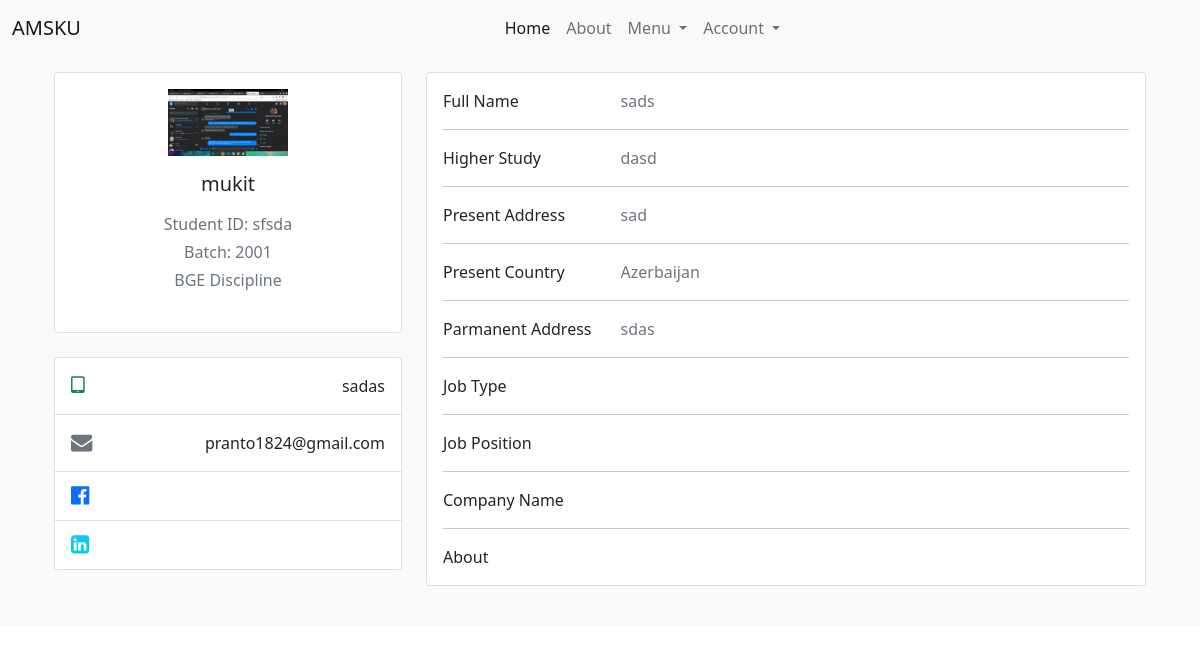
Page /profile/1/ on the earlier database version.
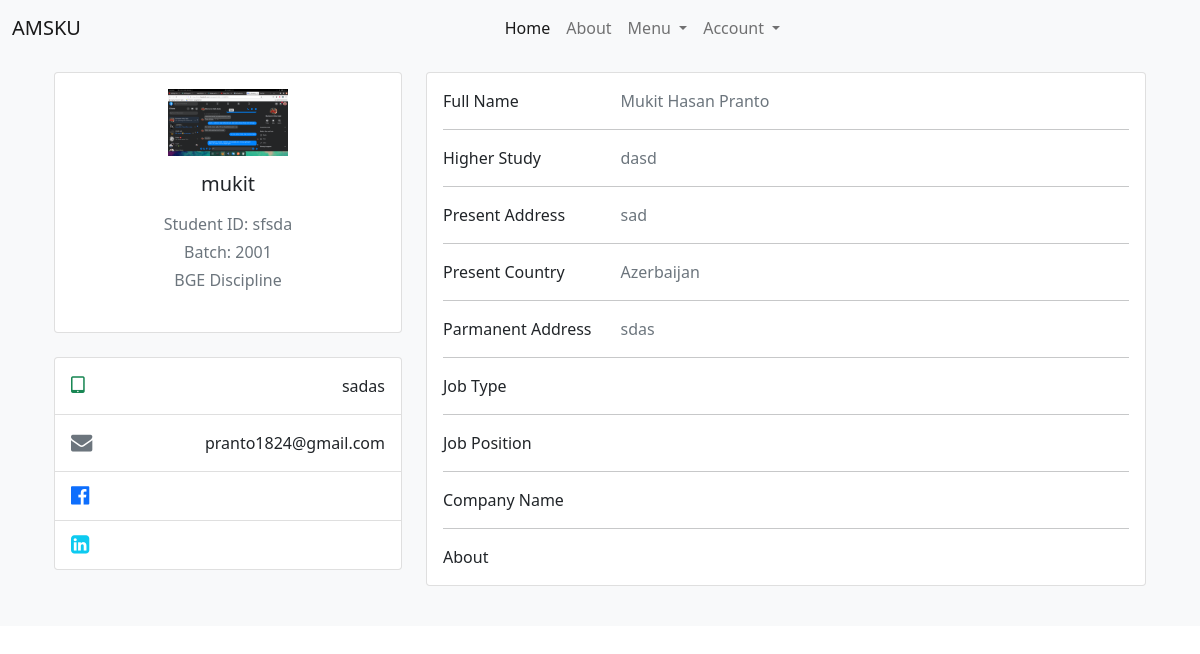
Same page on the later database version.
### home/models.py (models this page shows, shortened)
class Alumni_Profile(models.Model):
    discipline_list = ['Architecture','CSE','ECE','Math','URP','Physics','Chemistry','Stat','Pharmacy','BGE','FWT','FMRT','Agrotechnology','ES','SWE','BAD','HRM','DP','PM','DS','History','English','Bangla','IER','Sculpture','Econ','Sociology','MCJ','Law']
    Discipline_Choices = []
    for x in discipline_list:
        Discipline_Choices.append((x,x))
    Id_Choices = []
    for x in range(1,51):
        Id_Choices.append((str(x),str(x)))
    Batch_Choices = []
    for x in range(1991,2019):
        Batch_Choices.append((str(x),str(x)))
    job_list=['Agriculture','Architecture and Construction','Business Management and Administration','Education','Finance','Food','Government and Public Administration','Health Science','Human Services','Law, Public Safety, Corrections and Security','Manufacturing','Marketing, Sales and Service','Natural Resources','Science, Technology and Engineering','Other']
    Job_Choices = []
    for x in job_list:
        Job_Choices.append((x,x))
    country_list = ["Afghanistan","Albania","Algeria","Andorra","Angola","Anguilla","Antigua &amp; Barbuda","Argentina","Armenia","Aruba","Australia","Austria","Azerbaijan","Bahamas","Bahrain","Bangladesh","Barbados","Belarus","Belgium","Belize","Benin","Bermuda","Bhutan","Bolivia","Bosnia &amp; Herzegovina","Botswana","Brazil","British Virgin Islands","Brunei","Bulgaria","Burkina Faso","Burundi","Cambodia","Cameroon","Cape Verde","Cayman Islands","Chad","Chile","China","Colombia","Congo","Cook Islands","Costa Rica","Cote D Ivoire","Croatia","Cruise Ship","Cuba","Cyprus","Czech Republic","Denmark","Djibouti","Dominica","Dominican Republic","Ecuador","Egypt","El Salvador","Equatorial Guinea","Estonia","Ethiopia","Falkland Islands","Faroe Islands","Fiji","Finland","France","French Polynesia","French West Indies","Gabon","Gambia","Georgia","Germany","Ghana","Gibraltar","Greece","Greenland","Grenada","Guam","Guatemala","Guernsey","Guinea","Guinea Bissau","Guyana","Haiti","Honduras","Hong Kong","Hungary","Iceland","India","Indonesia","Iran","Iraq","Ireland","Isle of Man","Israel","Italy","Jamaica","Japan","Jersey","Jordan","Kazakhstan","Kenya","Kuwait","Kyrgyz Republic","Laos","Latvia","Lebanon","Lesotho","Liberia","Libya","Liechtenstein","Lithuania","Luxembourg","Macau","Macedonia","Madagascar","Malawi","Malaysia","Maldives","Mali","Malta","Mauritania","Mauritius","Mexico","Moldova","Monaco","Mongolia","Montenegro","Montserrat","Morocco","Mozambique","Namibia","Nepal","Netherlands","Netherlands Antilles","New Caledonia","New Zealand","Nicaragua","Niger","Nigeria","Norway","Oman","Pakistan","Palestine","Panama","Papua New Guinea","Paraguay","Peru","Philippines","Poland","Portugal","Puerto Rico","Qatar","Reunion","Romania","Russia","Rwanda","Saint Pierre &amp; Miquelon","Samoa","San Marino","Satellite","Saudi Arabia","Senegal","Serbia","Seychelles","Sierra Leone","Singapore","Slovakia","Slovenia","South Africa","South Korea","Spain","Sri Lanka","St Kitts &amp; Nevis","St Lucia","St Vincent","St. Lucia","Sudan","Suriname","Swaziland","Sweden","Switzerland","Syria","Taiwan","Tajikistan","Tanzania","Thailand","Timor L'Este","Togo","Tonga","Trinidad &amp; Tobago","Tunisia","Turkey","Turkmenistan","Turks &amp; Caicos","Uganda","Ukraine","United Arab Emirates","United Kingdom","Uruguay","Uzbekistan","Venezuela","Vietnam","Virgin Islands (US)","Yemen","Zambia","Zimbabwe"]
    Country_Choices = []
    for x in country_list:
        Country_Choices.append((x,x))
    full_name = models.CharField(max_length=255)
    image = models.FileField(upload_to='profile_pic/')
    certificate = models.FileField(upload_to='certificate/')
    discipline = models.CharField(max_length=255,choices=Discipline_Choices)
    student_id = models.CharField(max_length=10)
    batch = models.CharField(max_length=50,choices=Batch_Choices)
    job_type = models.CharField(max_length=50,blank=True)
    job_position = models.CharField(max_length=60,blank=True)
    company_name = models.CharField(max_length=60,blank=True)
    higher_study = models.CharField(max_length=60)
    present_address = models.CharField(max_length=60)
    present_country = models.CharField(max_length=60,choices=Country_Choices)
    parmanent_address = models.CharField(max_length=60)
    mobile = models.CharField(max_length=60)
    facebook = models.URLField(max_length=60,blank=True)
    linkdin = models.URLField(max_length=60,blank=True)
    about_me = models.TextField()
    is_verified = models.BooleanField(default=False)
    user = models.OneToOneField(settings.AUTH_USER_MODEL, on_delete=models.CASCADE,related_name="alumni_profile")

### home/views.py (the view)
# urls.py: path('profile/<int:id>/',profile_view, name='profile_view'),
def profile_view(request, id):
    profile_data = []
    try:
        profile_data = Alumni_Profile.objects.get(user=id)
    except:
        if request.user.id == id:
            return redirect('home:create_profile', id)
        else:
            pass
    context = {
        'profile': profile_data,
    }
    return render(request, "home/profile_view.html",context)

### templates/home/profile_view.html (shortened to what the changed rows need)
{% extends 'base.html' %}
{% block content %}
<section class='profile_view'>
    <div class="container py-3">
      <div class="row">
        <div class="col-lg-4">
          <div class="card mb-4">
            <div class="card-body text-center">
              <img src={{profile.image.url}} alt="profile_picture"
                class="img-fluid" style="width: 120px;">
              <h5 class="my-3">{{profile.user}}</h5>
              <p class="text-muted mb-1">Student ID: {{profile.student_id}}</p>
              <p class="text-muted mb-1">Batch: {{profile.batch}}</p>
              <p class="text-muted mb-4">{{profile.discipline}} Discipline</p>
            </div>
          </div>
          <div class="card mb-4 mb-lg-0">
            <div class="card-body p-0">
              <ul class="list-group list-group-flush rounded-3">
                <li class="list-group-item d-flex justify-content-between align-items-center p-3">
                  <i class="fa fa-tablet fa-lg text-success"></i>
                  <p class="mb-0">{{profile.mobile}}</p>
                </li>
                <li class="list-group-item d-flex justify-content-between align-items-center p-3">
                  <i class="fa fa-envelope fa-lg text-secondary"></i>
                  <p class="mb-0">{{profile.user.email}}</p>
                </li>
              </ul>
            </div>
          </div>
        </div>
        <div class="col-lg-8">
          <div class="card mb-4">
            <div class="card-body">
              <div class="row">
                <div class="col-sm-9">
                  <p class="text-muted mb-0">{{profile.full_name}}</p>
                </div>
              </div>
              <div class="row">
                <div class="col-sm-9">
                  <p class="text-muted mb-0">{{profile.higher_study}}</p>
                </div>
              </div>
              <div class="row">
                <div class="col-sm-9">
                  <p class="text-muted mb-0">{{profile.present_address}}</p>
                </div>
              </div>
              <div class="row">
                <div class="col-sm-9">
                  <p class="text-muted mb-0">{{profile.present_country}}</p>
                </div>
              </div>
              <div class="row">
                <div class="col-sm-9">
                  <p class="text-muted mb-0">{{profile.parmanent_address}}</p>
                </div>
              </div>
            </div>
          </div>
        </div>
      </div>
    </div>
  </section>
{% endblock content %}

Differences in the rows shown:
changed Alumni_Profile "sfsda": full_name "sads" → "Mukit Hasan Pranto"
